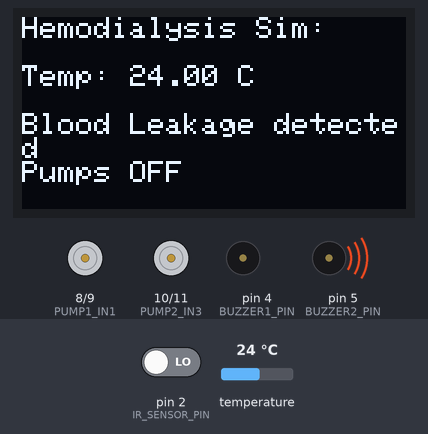
Bench run of a sketch on a simulated Arduino Uno, built with avr-gcc and run on an emulated ATmega328P. On the bench: 128×64 one-colour display, motor-driver pin pairs drawn as motors (green arrow = first pin HIGH = forward, orange = second pin HIGH = backward, longer = more drive, scaled by the enable pin), buzzer (waves = sounding, pin HIGH). The inputs (shaded band) are chosen by the test bench; at power-on: pin 2 (IR_SENSOR_PIN) LOW, temperature 24 °C.

Above: at 3.4 s.
3.5 s: pin 2 (IR_SENSOR_PIN) driven HIGH
At 5.4 s:
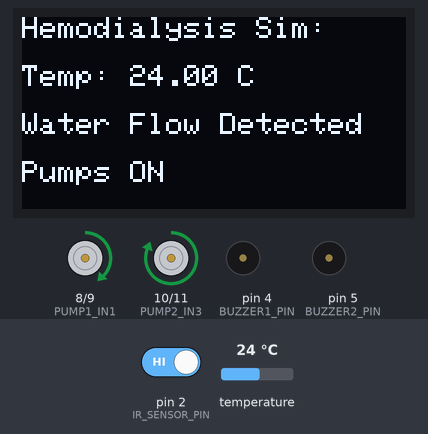
6.1 s: temperature set to 25.8 °C
At 6.7 s:
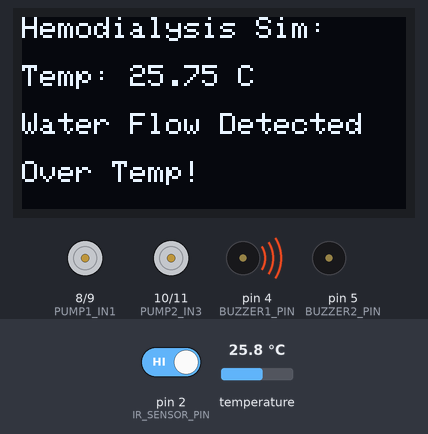
8.5 s: pin 2 (IR_SENSOR_PIN) driven LOW
At 10.5 s:
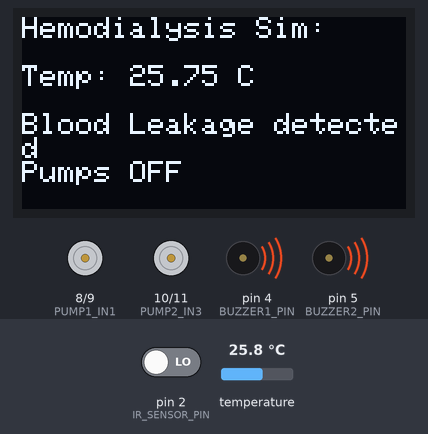
11.5 s: temperature set to 12 °C
At 13.0 s:
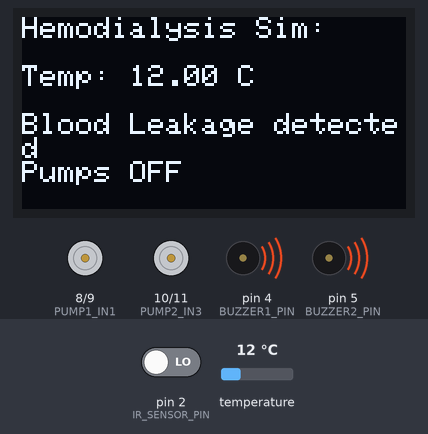
13.9 s: temperature set to 19 °C
Timing chart, 0 to 16.9 s (numbered marks = the images above; inputs shaded):
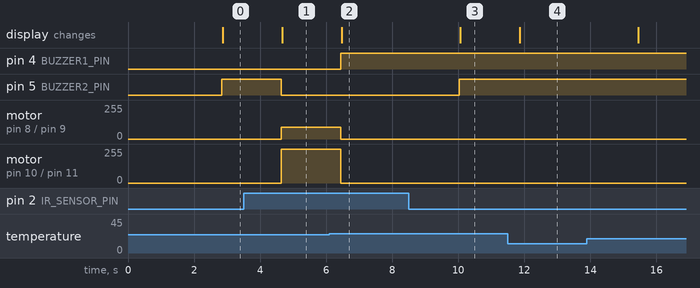

The sketch:

Main.ino
```cpp
#include <OneWire.h>
#include <DallasTemperature.h>
#include <Wire.h>
#include <Adafruit_GFX.h>
#include <Adafruit_SSD1306.h>

// OLED Setup
#define SCREEN_WIDTH 128
#define SCREEN_HEIGHT 64
Adafruit_SSD1306 display(SCREEN_WIDTH, SCREEN_HEIGHT, &Wire, -1);

// Pins
#define IR_SENSOR_PIN 2
#define TEMP_SENSOR_PIN 3
#define BUZZER1_PIN 4
#define BUZZER2_PIN 5
#define ENA_PIN 6
#define ENB_PIN 7
#define PUMP1_IN1 8
#define PUMP1_IN2 9
#define PUMP2_IN3 10
#define PUMP2_IN4 11

// Temperature
OneWire oneWire(TEMP_SENSOR_PIN);
DallasTemperature sensors(&oneWire);
float temperatureC;
const float TEMP_THRESHOLD = 25.0; // Over-temp alert
const int pumpSpeed = 130;  // Adjust speed (0 to 255)


void setup() {
  Serial.begin(9600);
  pinMode(IR_SENSOR_PIN, INPUT);
  pinMode(BUZZER1_PIN, OUTPUT);
  pinMode(BUZZER2_PIN, OUTPUT);
  pinMode(ENA_PIN, OUTPUT);
  pinMode(ENB_PIN, OUTPUT);
  pinMode(PUMP1_IN1, OUTPUT);
  pinMode(PUMP1_IN2, OUTPUT);
  pinMode(PUMP2_IN3, OUTPUT);
  pinMode(PUMP2_IN4, OUTPUT);

  sensors.begin();

  if (!display.begin(SSD1306_SWITCHCAPVCC, 0x3C)) {
    while (true); // Freeze if OLED fails
  }
  display.clearDisplay();
  display.setTextSize(1);
  display.setTextColor(SSD1306_WHITE);
  display.setCursor(0, 0);
  display.println("System Initializing...");
  display.display();
  delay(2000);
  display.clearDisplay();
}

void loop() {
  int irDetected = digitalRead(IR_SENSOR_PIN);
  sensors.requestTemperatures();
  temperatureC = sensors.getTempCByIndex(0);

  display.clearDisplay();
  display.setCursor(0, 0);
  display.println("Hemodialysis Sim:");
  display.setCursor(0, 16);
  display.print("Temp: ");
  display.print(temperatureC);
  display.println(" C");
  display.setCursor(0, 32);

  if (irDetected == HIGH) {
    display.println("Water Flow Detected");

    if (temperatureC <= TEMP_THRESHOLD) {
     // Run Pumps with speed control
      analogWrite(ENA_PIN, 90);  // Pump 1
      analogWrite(ENB_PIN, pumpSpeed);  // Pump 2
      digitalWrite(PUMP1_IN1, HIGH);
      digitalWrite(PUMP1_IN2, LOW);
      digitalWrite(PUMP2_IN3, HIGH);
      digitalWrite(PUMP2_IN4, LOW);


      digitalWrite(BUZZER1_PIN, LOW);
      digitalWrite(BUZZER2_PIN, LOW);
      display.setCursor(0, 48);
      display.println("Pumps ON");
    } else {
      // Over Temp Alert
      stopPumps();
      digitalWrite(BUZZER1_PIN, HIGH);
      display.setCursor(0, 48);
      display.println("Over Temp!");
    }

  } else {
    stopPumps();
    digitalWrite(BUZZER2_PIN, HIGH);
    display.println("Blood Leakage detected");
    display.setCursor(0, 48);
    display.println("Pumps OFF");
  }

  display.display();
  delay(1000);
}

void stopPumps() {
  analogWrite(ENA_PIN, 0);
  analogWrite(ENB_PIN, 0);
  digitalWrite(PUMP1_IN1, LOW);
  digitalWrite(PUMP1_IN2, LOW);
  digitalWrite(PUMP2_IN3, LOW);
  digitalWrite(PUMP2_IN4, LOW);
}
```

Measured:
- the behaviour switches between 25 and 25.1 °C on temperature (found by bisection; images 1 and 2)
- after the input at 3.5 s, pin 5 (BUZZER2_PIN): HIGH → LOW after 1.1 s; motor on pin 8 (PUMP1_IN1) / pin 9 (PUMP1_IN2): stopped → forward 90/255 after 1.1 s; motor on pin 10 (PUMP2_IN3) / pin 11 (PUMP2_IN4): stopped → forward 255/255 after 1.1 s; the display: changes after 1.2 s (image 1)
- after the input at 6.1 s, pin 4 (BUZZER1_PIN): LOW → HIGH after 0.34 s; motor on pin 8 (PUMP1_IN1) / pin 9 (PUMP1_IN2): forward 90/255 → stopped after 0.34 s; motor on pin 10 (PUMP2_IN3) / pin 11 (PUMP2_IN4): forward 255/255 → stopped after 0.34 s; the display: changes after 0.37 s (image 2)
- after the input at 8.5 s, pin 5 (BUZZER2_PIN): LOW → HIGH after 1.5 s; the display: changes after 1.6 s (image 3)
- after the input at 11.5 s, the display: changes after 0.36 s (image 4)
